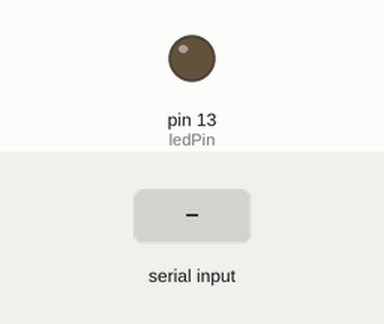
This sketch was run on a simulated Arduino Uno, built with avr-gcc and run on an emulated ATmega328P. Shown: output pins drawn as LEDs (lit = HIGH). The inputs (shaded band) are chosen by the test bench.

Above: at 1.2 s.
1.3 s: "L" received over the second serial link
At 2.1 s:
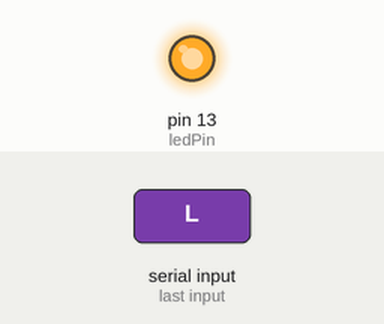
2.8 s: "H" received over the second serial link
At 3.1 s:
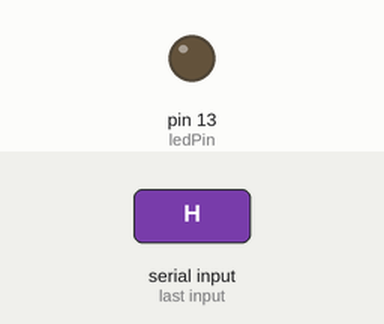
Timing chart, 0 to 5.8 s (numbered marks = the images above; inputs shaded):
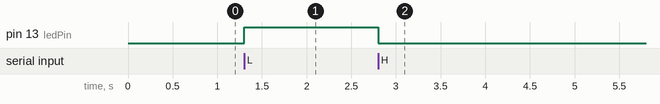

The sketch:

011.ino
```cpp
#include "SoftwareSerial.h"

SoftwareSerial bluetooth(1, 0);

const int ledPin = 13;
int incomingByte;

void setup() {
  bluetooth.begin(9600);

  pinMode(ledPin, OUTPUT);
}

void loop() {
  if(bluetooth.available()> 0){
    incomingByte = bluetooth.read();
    if (incomingByte == 'H'){
      digitalWrite(ledPin, LOW);
      bluetooth.println("LED: LIGADO");
    }

    if (incomingByte == 'L'){
      digitalWrite(ledPin, HIGH);
      bluetooth.println("LED: DESLIGADO");
    }
  }
 }
```

Measured:
- after the input at 1.3 s, pin 13 (ledPin): LOW → HIGH at once
- after the input at 2.8 s, pin 13 (ledPin): HIGH → LOW at once
